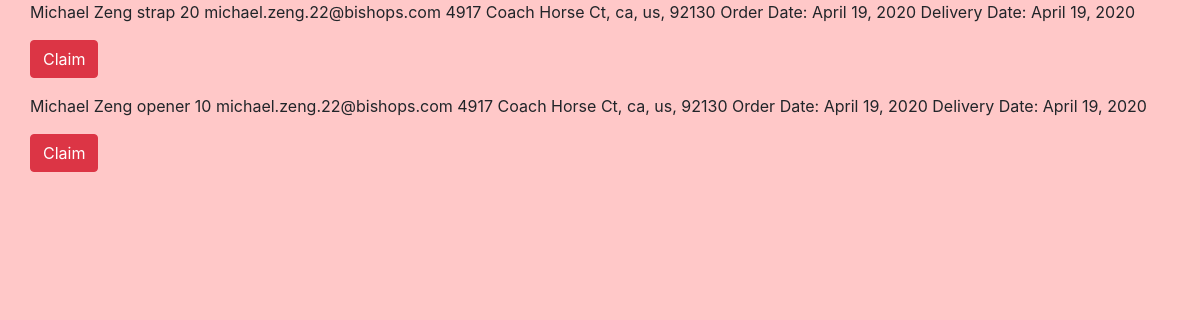
/nearbyRequests/ (signed in), run on an earlier commit of the app's database.
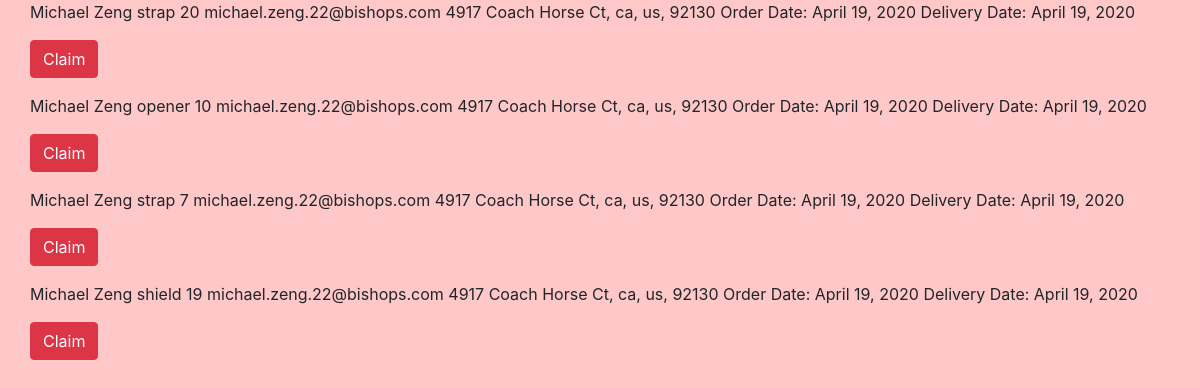
And on a later commit of the database.
### main/models.py (models this page shows)
class RequestModel(models.Model):
    idNum = models.IntegerField(default=0)
    status = models.IntegerField(default=0)     #0 = unclaimed, 1 = claimed
    fName = models.CharField(max_length=100)
    lName = models.CharField(max_length=100)
    email = models.CharField(max_length=255)
    numPPE = models.IntegerField(default=0)
    typePPE = models.CharField(max_length=255)
    address = models.TextField()
    state = models.CharField(max_length=2)
    country = models.CharField(max_length=100)
    zipCode = models.CharField(max_length=10)
    delivDate = models.DateField('date for delivery')
    orderDate = models.DateField('date ordered')
    notes = models.TextField()
    def __str__(self):
        return self.email

### main/views.py (the view)
# urls.py: path('nearbyRequests/', views.nearbyRequests, name='nearby requests'),
def nearbyRequests(request):
    print(request.user.is_authenticated)
    if not request.user.is_authenticated:
        return HttpResponseRedirect("/notLoggedIn/")
    if request.method == 'POST':
        if request.user.is_authenticated:
            return HttpResponseRedirect("/confirmation/")
        else:
            return HttpResponseRedirect("/notLoggedIn/")
    donor = Donor.objects.get(user = request.user)
    addressList = donor.address.split()
    addressFormatted = ""
    for word in addressList:
        addressFormatted += word
    cityList = donor.city.split()
    cityFormatted = ""
    for word in cityList:
        addressFormatted += word
    origin = addressFormatted + "+" + cityFormatted + "+" + donor.state + "+" + donor.zipCode
    allRequests = RequestModel.objects.all()
    print(allRequests)
    template = loader.get_template('main/nearbyRequests.html')
    context = {     #all inputs for the html go in these brackets
        'allRequests': allRequests
    }
    return HttpResponse(template.render(context, request))

### main/templates/main/nearbyRequests.html (shortened to what this page needs)
<!DOCTYPE html>
<html lang="en">
  <head>
    <link rel="stylesheet" href="https://maxcdn.bootstrapcdn.com/bootstrap/4.4.1/css/bootstrap.min.css" />
  </head>
  <body style="background-color: rgb(255, 200, 200)">
    <div class="container">
      {% for request in allRequests %}
        <div class="row">
          <p>{{ request.fName }} {{request.lName}}     {{ request.typePPE }} {{ request.numPPE }}     {{ request }}     {{ request.address }}, {{ request.state }}, {{ request.country }}, {{ request.zipCode }}     Order Date: {{ request.orderDate }}   Delivery Date: {{ request.delivDate }}</p>
          <form style="padding-bottom:1em;" method="POST">
            <button type="submit" class="btn btn-danger">Claim</button>
          </form>
        </div>
      {% endfor %}
    </div>
  </body>
</html>

What changed in the data, as far as the page shows it:
added RequestModel: fName "Michael", lName "Zeng", typePPE "strap", numPPE "7", email "michael.zeng.22@bishops.com", address "4917 Coach Horse Ct", state "ca", country "us", zipCode "92130", orderDate "April 19, 2020", delivDate "April 19, 2020"
added RequestModel: fName "Michael", lName "Zeng", typePPE "shield", numPPE "19", email "michael.zeng.22@bishops.com", address "4917 Coach Horse Ct", state "ca", country "us", zipCode "92130", orderDate "April 19, 2020", delivDate "April 19, 2020"
